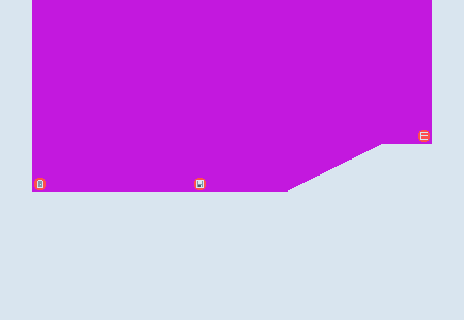

The image is a tile-based game level rendered from a .tmx file. Its description and source (layers, tilesets, objects; grid data summarised) follow:
An orthogonal 29x20 tile map with 16x16 px tiles, 4 tile layers (BG, Solid, Entity 1, Entity 2), 3 tilesets.

<map version="1.0" orientation="orthogonal" renderorder="left-down" width="29" height="20" tilewidth="16" tileheight="16" nextobjectid="1">
 <tileset firstgid="1" source="../../Design Tilesets/BG.tsx" />
 <tileset firstgid="181" source="../../Design Tilesets/Entity.tsx" />
 <tileset firstgid="209" source="../../Design Tilesets/Solid.tsx" />
 <layer name="BG" width="29" height="20">
  <data>[580 cells, 580 non-empty, 1 distinct tile ids]</data>
 </layer>
 <layer name="Solid" width="29" height="20">
  <data>[580 cells, 301 non-empty, 3 distinct tile ids]</data>
 </layer>
 <layer name="Entity 1" width="29" height="20">
  <data>[580 cells, 3 non-empty, 1 distinct tile ids]</data>
 </layer>
 <layer name="Entity 2" width="29" height="20">
  <data>[580 cells, 3 non-empty, 3 distinct tile ids]</data>
 </layer>
</map>
